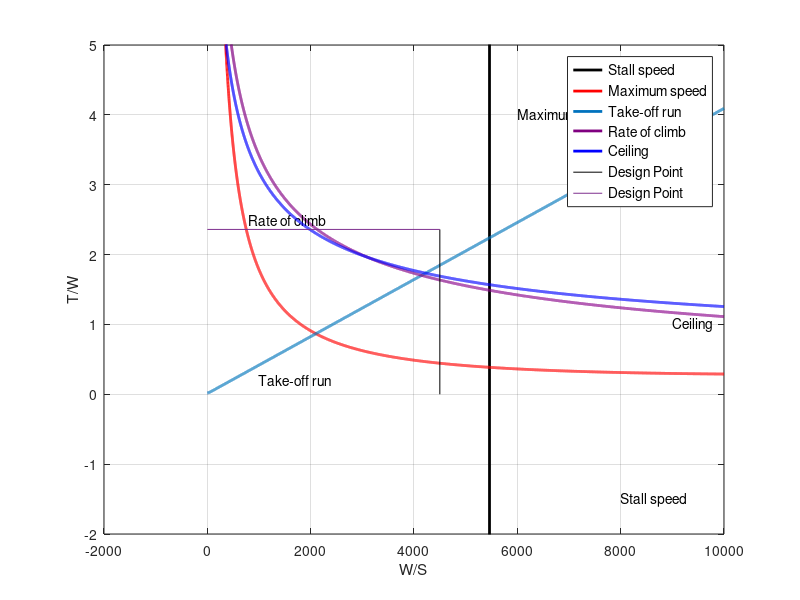

This chart was generated by the following MATLAB code:
clc;
clear;
close all;


hc = 12192; % Cruising altitude in meters
rhosl = 1.225; % Density at sea level in kg/m^3
CD0 = 0.0175; % Zero-lift drag coefficient of aircraft
AR = 10; % Aspect ratio
e = 0.9; % Oswald efficiency factor
PI = 3.1416; 
K = 1 / (AR * e * PI); % Induced drag factor

% Density at cruising altitude
rhoc = rhosl * exp(-0.000114 * hc); % Corrected to use rhosl instead of rhos1
sigma = rhoc/rhosl;
Vs = 77.1; % Stall speed in m/s
CLmax = 1.5; % Maximum lift coefficient

Vc = 250; % Cruise velocity in m/s
Vmax = 1.15 * Vc; % Maximum velocity in m/s



%take off  constants
g = 9.81;%acceleration due to gravity
mu = 0.04;%asphalt ground
STO = 1100;%runway length in meter
C_lc=0.3;
Cl_flap=0.55;
CD0_lg=0.009;
CD0_HLD=0.0055;
Cd0to = CD0+CD0_lg+CD0_HLD;
Clto= C_lc+Cl_flap;
Cdto= Cd0to + K*(Clto^2);
CDG = Cdto-mu*Clto;
CLR=CLmax/(1.1^2);



%roc conditions
LDmax= 22.65;
roc=325.9; %2000 ft/min


%service ceiling conditions
ac=16764;%absolute ceiling 60000ft
sigma_ac=0.119593265;
roc_ac=42;%200ft/min
rho_ac= rhosl * exp(-0.000114 * ac);

% Stall speed
WS = 1 / 2 * rhosl * Vs^2 * CLmax;
figure;
x1 = WS; 
x2 = WS; 
y1 = -4000; 
y2 = 5000; 
plot([x1, x2], [y1, y2], '-black','LineWidth', 2)
text(8000, -1.5, 'Stall speed')
axis([-2000 10000 -2 5])
xlabel('W/S')
ylabel('T/W')
grid on
hold on

% Maximum speed
WSms = 0:1:10000; %wing loading range
a =  rhosl * CD0;
b = 2 * K / (rhoc * sigma);
TWvmax = (a * Vmax^2) ./ WSms + (b / Vmax^2) * WSms;
plot(WSms,TWvmax, 'r','LineWidth', 2); text(6000,4,'Maximum speed'); 

%take off run
WSsto = 1:1:10000;
a_sto = (mu - (mu + CDG / CLR)); % Ensure mu and CLR are defined
b_sto = exp(0.6 * rhoc * g * CDG * STO ./ WSsto);

TWsto = a_sto * b_sto ./ (1 - b_sto);
%TWsto = a_sto .* exp(111.1983371 ./ WSsto) ./ (1 - exp(111.1983371 ./ WSsto));
%plot(TWsto, WSsto, 'b--o','LineWidth', 2 );text(5,1.2,'Take-off run') 
plot(WSsto, TWsto,'LineWidth', 2);text(1000,0.2,'Take-off run');

%roc
WS_roc= 0:1:10000;
sqrt_term = sqrt(2 .* WS_roc ./ (rhoc .* sqrt(CD0 ./ K)));
a_roc = roc ./ sqrt_term;
b_roc = 1/(LDmax);
TWroc =a_roc+ b_roc;
plot(WS_roc, TWroc, 'Color', [0.5, 0, 0.5], 'LineWidth', 2);
text(800,2.5,'Rate of climb'); 

%service ceiling
WS_ac= 0:1:10000;
sqrt_term_ac = sqrt(2 .* WS_ac ./ (rho_ac .* sqrt(CD0 ./ K)));
a_ac = roc_ac ./ (sigma_ac*sqrt_term_ac);
b_ac = 1/(sigma_ac*LDmax);
TWac =a_ac+ b_ac;
plot(WS_ac, TWac, 'Color', [0, 0, 1], 'LineWidth', 2);
text(9000,1,'Ceiling'); 


%design point


plot([4500, 4500], [0, 2.36], '-black','LineWidth', 0.5);
plot([0, 4500], [2.36,2.36]);

legend({'Stall speed', 'Maximum speed', 'Take-off run', 'Rate of climb', 'Ceiling','Design Point', 'Design Point',}, ...
       'Location', 'best', 'FontSize', 10);
